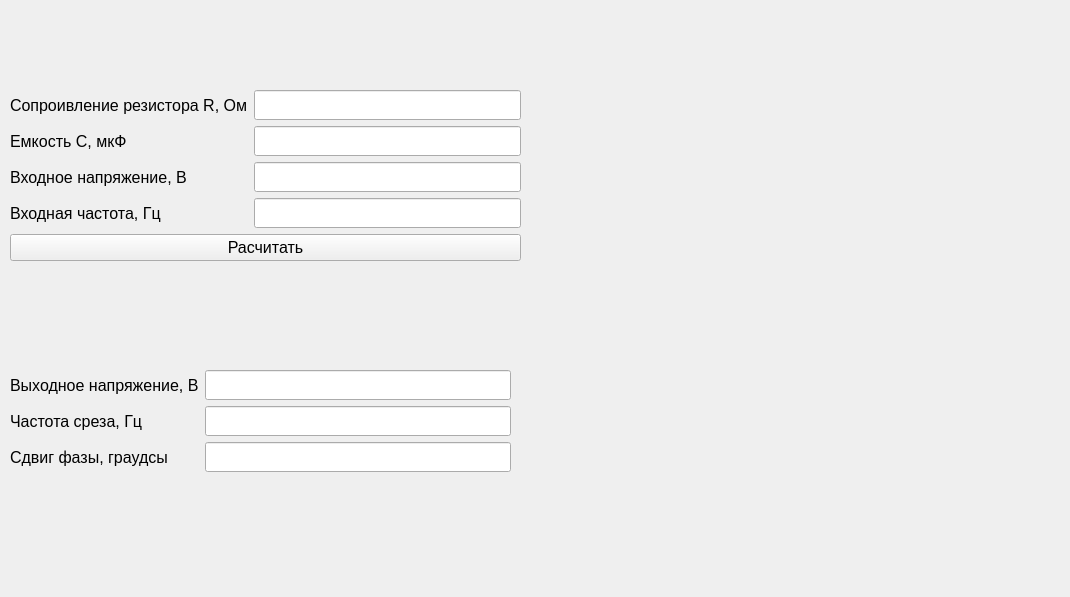
<?xml version="1.0" encoding="UTF-8"?>
<ui version="4.0">
 <class>Form</class>
 <widget class="QWidget" name="Form">
  <property name="geometry">
   <rect>
    <x>0</x>
    <y>0</y>
    <width>1070</width>
    <height>597</height>
   </rect>
  </property>
  <property name="windowTitle">
   <string>Form</string>
  </property>
  <widget class="QWidget" name="formLayoutWidget">
   <property name="geometry">
    <rect>
     <x>10</x>
     <y>370</y>
     <width>501</width>
     <height>151</height>
    </rect>
   </property>
   <layout class="QFormLayout" name="formLayout">
    <item row="0" column="0">
     <widget class="QLabel" name="label_4">
      <property name="maximumSize">
       <size>
        <width>16777215</width>
        <height>30</height>
       </size>
      </property>
      <property name="font">
       <font>
        <pointsize>12</pointsize>
       </font>
      </property>
      <property name="text">
       <string>Выходное напряжение, В</string>
      </property>
      <property name="margin">
       <number>0</number>
      </property>
     </widget>
    </item>
    <item row="0" column="1">
     <widget class="QLineEdit" name="Eout">
      <property name="sizePolicy">
       <sizepolicy hsizetype="Expanding" vsizetype="Maximum">
        <horstretch>0</horstretch>
        <verstretch>0</verstretch>
       </sizepolicy>
      </property>
      <property name="minimumSize">
       <size>
        <width>0</width>
        <height>30</height>
       </size>
      </property>
     </widget>
    </item>
    <item row="1" column="0">
     <widget class="QLabel" name="label_5">
      <property name="maximumSize">
       <size>
        <width>16777215</width>
        <height>30</height>
       </size>
      </property>
      <property name="font">
       <font>
        <pointsize>12</pointsize>
       </font>
      </property>
      <property name="text">
       <string>Частота среза, Гц</string>
      </property>
      <property name="margin">
       <number>0</number>
      </property>
     </widget>
    </item>
    <item row="1" column="1">
     <widget class="QLineEdit" name="Freq">
      <property name="sizePolicy">
       <sizepolicy hsizetype="Expanding" vsizetype="Maximum">
        <horstretch>0</horstretch>
        <verstretch>0</verstretch>
       </sizepolicy>
      </property>
      <property name="minimumSize">
       <size>
        <width>0</width>
        <height>30</height>
       </size>
      </property>
     </widget>
    </item>
    <item row="2" column="0">
     <widget class="QLabel" name="label_10">
      <property name="maximumSize">
       <size>
        <width>16777215</width>
        <height>30</height>
       </size>
      </property>
      <property name="font">
       <font>
        <pointsize>12</pointsize>
       </font>
      </property>
      <property name="text">
       <string>Сдвиг фазы, граудсы</string>
      </property>
      <property name="margin">
       <number>0</number>
      </property>
     </widget>
    </item>
    <item row="2" column="1">
     <widget class="QLineEdit" name="Phase">
      <property name="sizePolicy">
       <sizepolicy hsizetype="Expanding" vsizetype="Maximum">
        <horstretch>0</horstretch>
        <verstretch>0</verstretch>
       </sizepolicy>
      </property>
      <property name="minimumSize">
       <size>
        <width>0</width>
        <height>30</height>
       </size>
      </property>
     </widget>
    </item>
   </layout>
  </widget>
  <widget class="QWidget" name="formLayoutWidget_2">
   <property name="geometry">
    <rect>
     <x>10</x>
     <y>90</y>
     <width>511</width>
     <height>173</height>
    </rect>
   </property>
   <layout class="QFormLayout" name="formLayout_2">
    <item row="0" column="0">
     <widget class="QLabel" name="label">
      <property name="maximumSize">
       <size>
        <width>16777215</width>
        <height>30</height>
       </size>
      </property>
      <property name="font">
       <font>
        <pointsize>12</pointsize>
       </font>
      </property>
      <property name="text">
       <string>Сопроивление резистора R, Ом</string>
      </property>
      <property name="margin">
       <number>0</number>
      </property>
     </widget>
    </item>
    <item row="0" column="1">
     <widget class="QLineEdit" name="RR">
      <property name="sizePolicy">
       <sizepolicy hsizetype="Expanding" vsizetype="Maximum">
        <horstretch>0</horstretch>
        <verstretch>0</verstretch>
       </sizepolicy>
      </property>
      <property name="minimumSize">
       <size>
        <width>0</width>
        <height>30</height>
       </size>
      </property>
     </widget>
    </item>
    <item row="1" column="0">
     <widget class="QLabel" name="label_3">
      <property name="maximumSize">
       <size>
        <width>16777215</width>
        <height>30</height>
       </size>
      </property>
      <property name="font">
       <font>
        <pointsize>12</pointsize>
       </font>
      </property>
      <property name="text">
       <string>Емкость C, мкФ</string>
      </property>
      <property name="margin">
       <number>0</number>
      </property>
     </widget>
    </item>
    <item row="1" column="1">
     <widget class="QLineEdit" name="CC">
      <property name="sizePolicy">
       <sizepolicy hsizetype="Expanding" vsizetype="Maximum">
        <horstretch>0</horstretch>
        <verstretch>0</verstretch>
       </sizepolicy>
      </property>
      <property name="minimumSize">
       <size>
        <width>0</width>
        <height>30</height>
       </size>
      </property>
     </widget>
    </item>
    <item row="4" column="0" colspan="2">
     <widget class="QPushButton" name="pushButton">
      <property name="font">
       <font>
        <pointsize>12</pointsize>
       </font>
      </property>
      <property name="text">
       <string>Расчитать</string>
      </property>
     </widget>
    </item>
    <item row="2" column="0">
     <widget class="QLabel" name="label_8">
      <property name="maximumSize">
       <size>
        <width>16777215</width>
        <height>30</height>
       </size>
      </property>
      <property name="font">
       <font>
        <pointsize>12</pointsize>
       </font>
      </property>
      <property name="text">
       <string>Входное напряжение, В</string>
      </property>
      <property name="margin">
       <number>0</number>
      </property>
     </widget>
    </item>
    <item row="2" column="1">
     <widget class="QLineEdit" name="Ein">
      <property name="sizePolicy">
       <sizepolicy hsizetype="Expanding" vsizetype="Maximum">
        <horstretch>0</horstretch>
        <verstretch>0</verstretch>
       </sizepolicy>
      </property>
      <property name="minimumSize">
       <size>
        <width>0</width>
        <height>30</height>
       </size>
      </property>
     </widget>
    </item>
    <item row="3" column="0">
     <widget class="QLabel" name="label_9">
      <property name="maximumSize">
       <size>
        <width>16777215</width>
        <height>30</height>
       </size>
      </property>
      <property name="font">
       <font>
        <pointsize>12</pointsize>
       </font>
      </property>
      <property name="text">
       <string>Входная частота, Гц</string>
      </property>
      <property name="margin">
       <number>0</number>
      </property>
     </widget>
    </item>
    <item row="3" column="1">
     <widget class="QLineEdit" name="Freq_in">
      <property name="sizePolicy">
       <sizepolicy hsizetype="Expanding" vsizetype="Maximum">
        <horstretch>0</horstretch>
        <verstretch>0</verstretch>
       </sizepolicy>
      </property>
      <property name="minimumSize">
       <size>
        <width>0</width>
        <height>30</height>
       </size>
      </property>
     </widget>
    </item>
   </layout>
  </widget>
  <widget class="QLabel" name="label_6">
   <property name="geometry">
    <rect>
     <x>540</x>
     <y>80</y>
     <width>511</width>
     <height>451</height>
    </rect>
   </property>
   <property name="text">
    <string/>
   </property>
   <property name="pixmap">
    <pixmap>../../img/RLC/LPF.png</pixmap>
   </property>
   <property name="scaledContents">
    <bool>true</bool>
   </property>
  </widget>
  <widget class="QLabel" name="label_7">
   <property name="geometry">
    <rect>
     <x>380</x>
     <y>30</y>
     <width>47</width>
     <height>13</height>
    </rect>
   </property>
   <property name="text">
    <string/>
   </property>
  </widget>
 </widget>
 <resources/>
 <connections/>
</ui>
